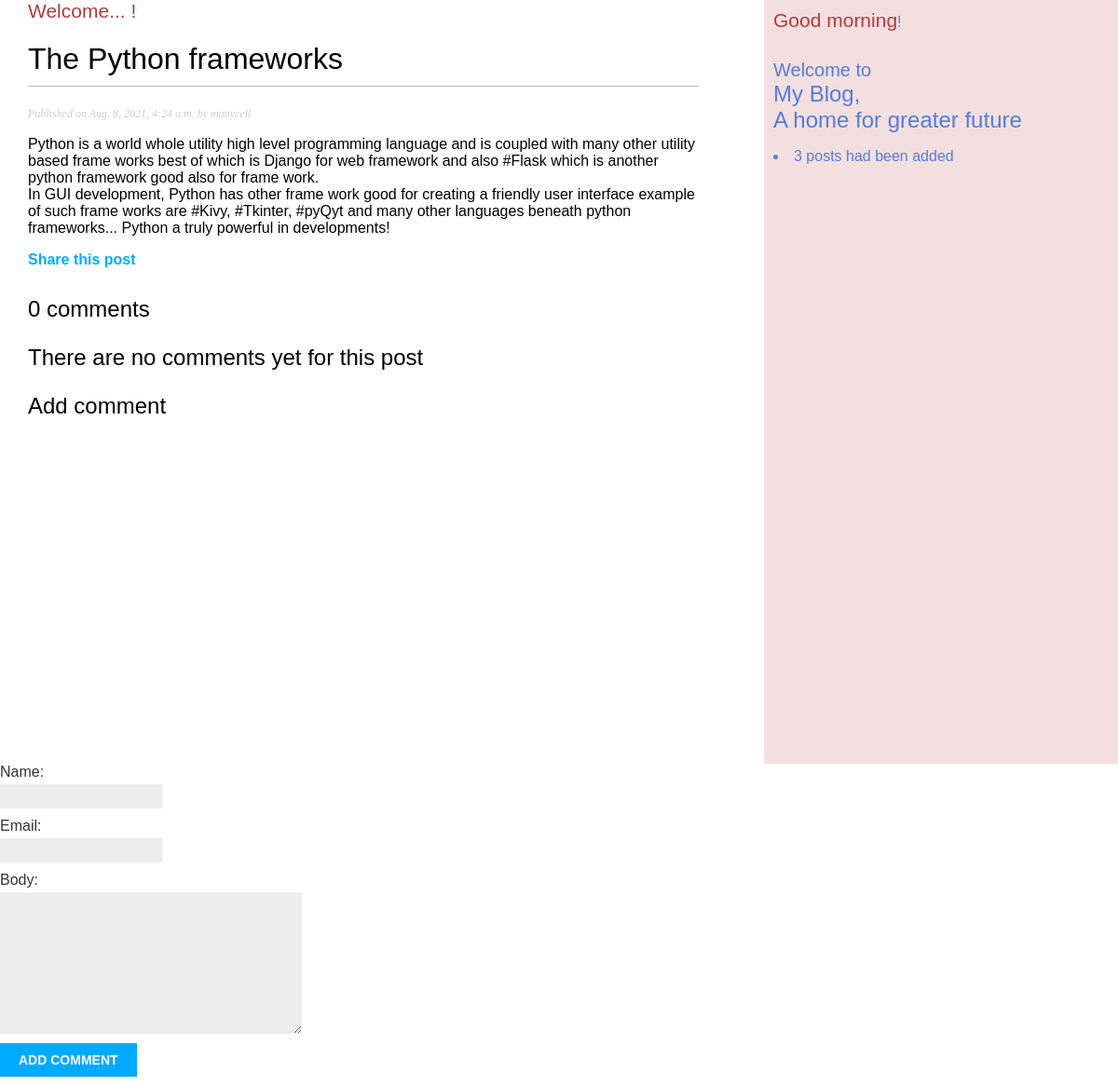
Screenshot of /blog/3/comment/ with the database file from the repository.
### blogs/models.py (models this page shows, shortened)
class Post(models.Model):
    objects = models.Manager() # The Default Manager.
    published = PublishedManager() # Our custom manager.
    tags = TaggableManager()
    STATUS_CHOICES = (
        ('draft', 'Draft'),
        ('published', 'Published')
    )
    title = models.CharField(max_length=250)
    slug = models.SlugField(max_length=250,
        unique_for_date='publish')
    author = models.ForeignKey(User,
        on_delete=models.CASCADE, related_name='blogs_post')
    body = models.TextField()
    publish = models.DateTimeField(default=timezone.now)
    created = models.DateTimeField(auto_now_add=True)
    updated = models.DateTimeField(auto_now=True)
    status = models.CharField(max_length=10,
        choices = STATUS_CHOICES,
        default='draft')
    class Meta:
        ordering = ('-publish',)

### blogs/views.py (the view)
# urls.py: path('<int:comment_id>/comment/', views.user_comment, name='user_comment'),
def user_comment(request, comment_id):
    post = get_object_or_404(Post, id=comment_id)
    comments = post.comments.filter(active=True)
    new_comment = None
    if request.method == 'POST':
        comment_form = CommentForm(data=request.POST)
        if comment_form.is_valid:
            new_comment = comment_form.save(commit=False)
            new_comment.post = post
            new_comment.save()
    else:
        comment_form = CommentForm()
    context = {'post':post, 'comments':comments, 'new_comment': new_comment,
    'comment_form': comment_form}
    return render(request, 'blogs/post/comment.html', context)

### blogs/forms.py
class CommentForm(forms.ModelForm):
    class Meta:
        model = Comment
        fields = ('name', 'email', 'body')

### blogs/templatetags/blog_tags.py (called while the page is built)
@register.simple_tag
def total_posts():
    return Post.objects.count()

### blogs/templates/blogs/post/comment.html (shortened to what this page needs)
{% extends 'blogs/base.html'%}
{% block content %}
 <div id="title">
    <span id="greeting">Welcome... <span>!</div>
  <h1>{{post.title}}</h1>
    <p class="date">
      Published on {{ post.publish }} by {{post.author}}
      </p>
      {{ post.body|linebreaks }}
<p>
  <a href="{% url 'blogs:post_share' post.id %}"><b>Share this post</b></a>
</p>
{% with comments.count as total_comments %}
  <h2>
    {{total_comments}} comment{{ total_comments|pluralize}}
{% endwith %}
{% for comment in comments %}
  <div class="comment">
    <p class="info">
      Comment {{ forloop.counter }} by {{ comment.name }}
      {{ comment.created }}
    </div>
  <div id="comment_body">
   {{ comment.body|linebreaks }}
    </p>
{% empty %}
  <p> There are no comments yet for this post </p>
{% endfor %}
{% if new_comment %}
  <h2>Your comment has been added</h2>
{% else %}
  <p> Add comment </p>
</div>
  <form action="." method="post">
    {{ comment_form.as_p }}
    <p> <input type="submit" value="Add comment"></p>
  </form>
{% endif %}
{% endblock content %}

### blogs/static/css/blogs.css (style rules this page uses)
body { margin: 0; padding: 0; font-family: helvetica, sans-serif; }
a { color: #00abff; text-decoration: none; }
h1 { font-weight: normal; border-bottom: 1px solid #bbb; padding: 0 0 10px 0; }
h2 { font-weight: normal; margin: 30px 0 0; }
#greeting { font-size: 21px; color: rgb(181, 58, 58); }
p.date { color: #ccc; font-family: georgia, serif; font-size: 12px; font-style: italic; }
label { float: left; clear: both; color: #333; margin-bottom: 4px; }
input, textarea { clear: both; float: left; margin: 0 0 10px; background: #ededed; border: 0; padding: 6px 10px; font-size: 12px; }
input[type=submit] { font-weight: bold; background: #00abff; color: #fff; padding: 10px 20px; font-size: 14px; text-transform: uppercase; }

### rows the page displays
Post: title "The Python frameworks", publish "Aug. 8, 2021, 4:24 a.m.", author "monycell", body "Python is a world whole utility high level programming language and is coupled with many other utility based frame works best of which is Django for web framework and also #Flask which is another python framework good also for frame work. In GUI development, Python has other frame work good for creating a friendly user interface example of such frame works are #Kivy, #Tkinter, #pyQyt and many other languages beneath python frameworks... Python a truly powerful in developments!"

### other values shown
{{ total_comments }} "0"
